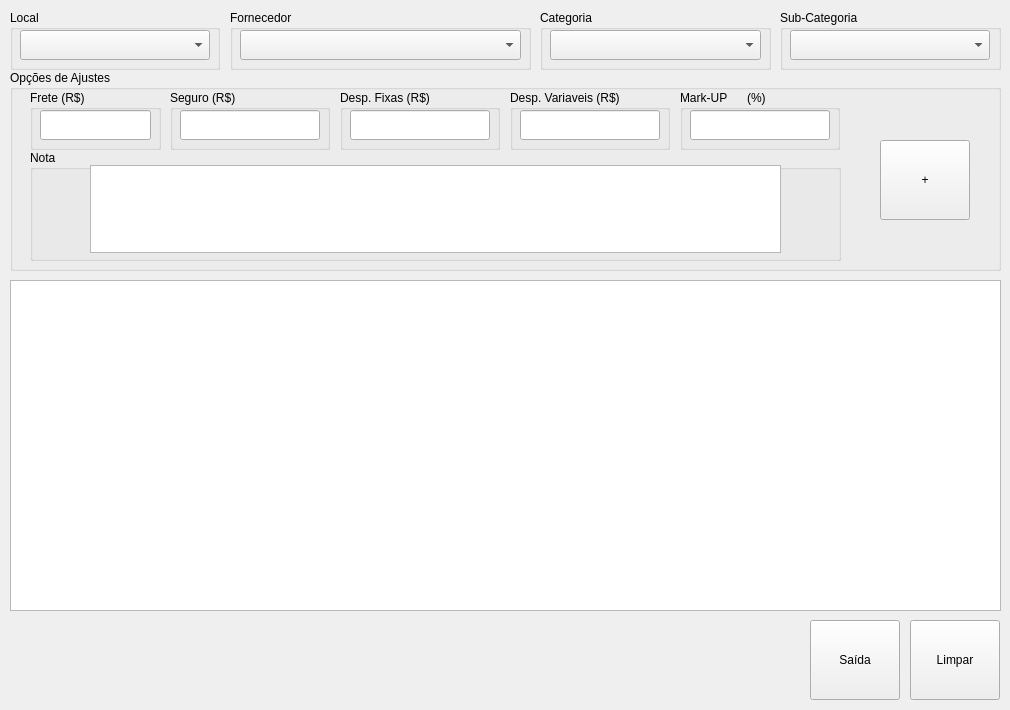
<?xml version="1.0" encoding="UTF-8"?>
<ui version="4.0">
 <class>MngFormPrice</class>
 <widget class="QDialog" name="MngFormPrice">
  <property name="geometry">
   <rect>
    <x>0</x>
    <y>0</y>
    <width>1010</width>
    <height>710</height>
   </rect>
  </property>
  <property name="windowTitle">
   <string>MngFormPrice</string>
  </property>
  <widget class="QGroupBox" name="GBoxCategory">
   <property name="geometry">
    <rect>
     <x>540</x>
     <y>10</y>
     <width>231</width>
     <height>60</height>
    </rect>
   </property>
   <property name="title">
    <string>Categoria</string>
   </property>
   <widget class="QComboBox" name="CBoxCategory">
    <property name="geometry">
     <rect>
      <x>10</x>
      <y>20</y>
      <width>211</width>
      <height>30</height>
     </rect>
    </property>
    <property name="toolTip">
     <string>Seleciona a Categoria do Produto...</string>
    </property>
   </widget>
  </widget>
  <widget class="QTableWidget" name="TBWidgetPriceTable">
   <property name="geometry">
    <rect>
     <x>10</x>
     <y>280</y>
     <width>991</width>
     <height>331</height>
    </rect>
   </property>
   <property name="toolTip">
    <string>Produtos da Tabela com Ajustes...</string>
   </property>
  </widget>
  <widget class="QGroupBox" name="GBoxAdjustmentOption">
   <property name="geometry">
    <rect>
     <x>10</x>
     <y>70</y>
     <width>991</width>
     <height>201</height>
    </rect>
   </property>
   <property name="title">
    <string>Opções de Ajustes</string>
   </property>
   <widget class="QToolButton" name="TButtonApply">
    <property name="geometry">
     <rect>
      <x>870</x>
      <y>70</y>
      <width>90</width>
      <height>80</height>
     </rect>
    </property>
    <property name="toolTip">
     <string>Pressione para Aplicar o Mark-UP em Percentual(%), para os Produtos...</string>
    </property>
    <property name="text">
     <string>+</string>
    </property>
    <property name="icon">
     <iconset resource="../../../../../batista/Aplications/App-Camadas/AppAccount/images.qrc">
      <normaloff>:/images/PNG/128x128/old-go-down-128x128.png</normaloff>:/images/PNG/128x128/old-go-down-128x128.png</iconset>
    </property>
    <property name="iconSize">
     <size>
      <width>48</width>
      <height>48</height>
     </size>
    </property>
   </widget>
   <widget class="QGroupBox" name="GBoxFreight">
    <property name="geometry">
     <rect>
      <x>20</x>
      <y>20</y>
      <width>131</width>
      <height>60</height>
     </rect>
    </property>
    <property name="title">
     <string>Frete (R$)</string>
    </property>
    <widget class="QLineEdit" name="LEditFreight">
     <property name="geometry">
      <rect>
       <x>10</x>
       <y>20</y>
       <width>111</width>
       <height>30</height>
      </rect>
     </property>
     <property name="toolTip">
      <string>Informar o Frete de Recebimento...</string>
     </property>
    </widget>
   </widget>
   <widget class="QGroupBox" name="GBoxInsurance">
    <property name="geometry">
     <rect>
      <x>160</x>
      <y>20</y>
      <width>160</width>
      <height>60</height>
     </rect>
    </property>
    <property name="title">
     <string>Seguro (R$)</string>
    </property>
    <widget class="QLineEdit" name="LEditInsurance">
     <property name="geometry">
      <rect>
       <x>10</x>
       <y>20</y>
       <width>140</width>
       <height>30</height>
      </rect>
     </property>
     <property name="toolTip">
      <string>Informar o Valor do Seguro, caso Tenha...</string>
     </property>
    </widget>
   </widget>
   <widget class="QGroupBox" name="GBoxOverHeads">
    <property name="geometry">
     <rect>
      <x>500</x>
      <y>20</y>
      <width>160</width>
      <height>60</height>
     </rect>
    </property>
    <property name="title">
     <string>Desp. Variaveis (R$)</string>
    </property>
    <widget class="QLineEdit" name="LEditOverHeads">
     <property name="geometry">
      <rect>
       <x>10</x>
       <y>20</y>
       <width>140</width>
       <height>30</height>
      </rect>
     </property>
     <property name="toolTip">
      <string>Informar as Despesas Variáveis do Produto...</string>
     </property>
    </widget>
   </widget>
   <widget class="QGroupBox" name="GBoxOverHeadsFixed">
    <property name="geometry">
     <rect>
      <x>330</x>
      <y>20</y>
      <width>160</width>
      <height>60</height>
     </rect>
    </property>
    <property name="title">
     <string>Desp. Fixas (R$)</string>
    </property>
    <widget class="QLineEdit" name="LEditOverHeadsFixed">
     <property name="geometry">
      <rect>
       <x>10</x>
       <y>20</y>
       <width>140</width>
       <height>30</height>
      </rect>
     </property>
     <property name="toolTip">
      <string>Informar as Despesas Fixas do Produto...</string>
     </property>
    </widget>
   </widget>
   <widget class="QGroupBox" name="GBoxMarkUP">
    <property name="geometry">
     <rect>
      <x>670</x>
      <y>20</y>
      <width>160</width>
      <height>60</height>
     </rect>
    </property>
    <property name="title">
     <string>Mark-UP      (%) </string>
    </property>
    <widget class="QLineEdit" name="LEditMarkUP">
     <property name="geometry">
      <rect>
       <x>10</x>
       <y>20</y>
       <width>140</width>
       <height>30</height>
      </rect>
     </property>
     <property name="toolTip">
      <string>Informar o Mark-Up/Percentual de Lucro Pretendido para os Produtos...</string>
     </property>
    </widget>
   </widget>
   <widget class="QGroupBox" name="GBoxNote">
    <property name="geometry">
     <rect>
      <x>20</x>
      <y>80</y>
      <width>811</width>
      <height>111</height>
     </rect>
    </property>
    <property name="title">
     <string>Nota</string>
    </property>
    <widget class="QTextEdit" name="TEditNote">
     <property name="geometry">
      <rect>
       <x>60</x>
       <y>15</y>
       <width>691</width>
       <height>88</height>
      </rect>
     </property>
     <property name="toolTip">
      <string>Informa uma Nota sobrea as Alterações...</string>
     </property>
    </widget>
   </widget>
  </widget>
  <widget class="QGroupBox" name="GBoxSupplier">
   <property name="geometry">
    <rect>
     <x>230</x>
     <y>10</y>
     <width>301</width>
     <height>60</height>
    </rect>
   </property>
   <property name="title">
    <string>Fornecedor</string>
   </property>
   <widget class="QComboBox" name="CBoxSupplier">
    <property name="geometry">
     <rect>
      <x>10</x>
      <y>20</y>
      <width>281</width>
      <height>30</height>
     </rect>
    </property>
    <property name="toolTip">
     <string>Selecionar o Fornecedor do Produto...</string>
    </property>
   </widget>
  </widget>
  <widget class="QToolButton" name="TButtonExit">
   <property name="geometry">
    <rect>
     <x>810</x>
     <y>620</y>
     <width>90</width>
     <height>80</height>
    </rect>
   </property>
   <property name="toolTip">
    <string>Fechar a Janela...</string>
   </property>
   <property name="text">
    <string>Saída</string>
   </property>
   <property name="icon">
    <iconset resource="../../../../../batista/Aplications/App-Camadas/AppAccount/images.qrc">
     <normaloff>:/images/PNG/48x48/Exithome-48x48.png</normaloff>:/images/PNG/48x48/Exithome-48x48.png</iconset>
   </property>
   <property name="iconSize">
    <size>
     <width>48</width>
     <height>48</height>
    </size>
   </property>
   <property name="toolButtonStyle">
    <enum>Qt::ToolButtonTextUnderIcon</enum>
   </property>
  </widget>
  <widget class="QToolButton" name="TButtonCleanTable">
   <property name="geometry">
    <rect>
     <x>910</x>
     <y>620</y>
     <width>90</width>
     <height>80</height>
    </rect>
   </property>
   <property name="toolTip">
    <string>Limpar a Tabela...</string>
   </property>
   <property name="text">
    <string>Limpar</string>
   </property>
   <property name="icon">
    <iconset resource="../../../../../batista/Aplications/App-Camadas/AppAccount/images.qrc">
     <normaloff>:/images/PNG/48x48/Rebuild-48x48.png</normaloff>:/images/PNG/48x48/Rebuild-48x48.png</iconset>
   </property>
   <property name="iconSize">
    <size>
     <width>48</width>
     <height>48</height>
    </size>
   </property>
   <property name="toolButtonStyle">
    <enum>Qt::ToolButtonTextUnderIcon</enum>
   </property>
  </widget>
  <widget class="QGroupBox" name="GBoxLocalSite">
   <property name="geometry">
    <rect>
     <x>10</x>
     <y>10</y>
     <width>210</width>
     <height>60</height>
    </rect>
   </property>
   <property name="toolTip">
    <string/>
   </property>
   <property name="title">
    <string>Local</string>
   </property>
   <widget class="QComboBox" name="CBoxLocalSite">
    <property name="geometry">
     <rect>
      <x>10</x>
      <y>20</y>
      <width>190</width>
      <height>30</height>
     </rect>
    </property>
    <property name="toolTip">
     <string>Selecionar o Local Deposito/Filial/Centro de Distribuição do Produto...</string>
    </property>
   </widget>
  </widget>
  <widget class="QGroupBox" name="GBoxSubCategory">
   <property name="geometry">
    <rect>
     <x>780</x>
     <y>10</y>
     <width>221</width>
     <height>60</height>
    </rect>
   </property>
   <property name="title">
    <string>Sub-Categoria</string>
   </property>
   <widget class="QComboBox" name="CBoxSubCategory">
    <property name="geometry">
     <rect>
      <x>10</x>
      <y>20</y>
      <width>200</width>
      <height>30</height>
     </rect>
    </property>
    <property name="toolTip">
     <string>Selecionar a Sub-Categoria do Produto...</string>
    </property>
   </widget>
  </widget>
 </widget>
 <resources>
  <include location="../../../../../batista/Aplications/App-Camadas/AppAccount/images.qrc"/>
 </resources>
 <connections/>
</ui>
